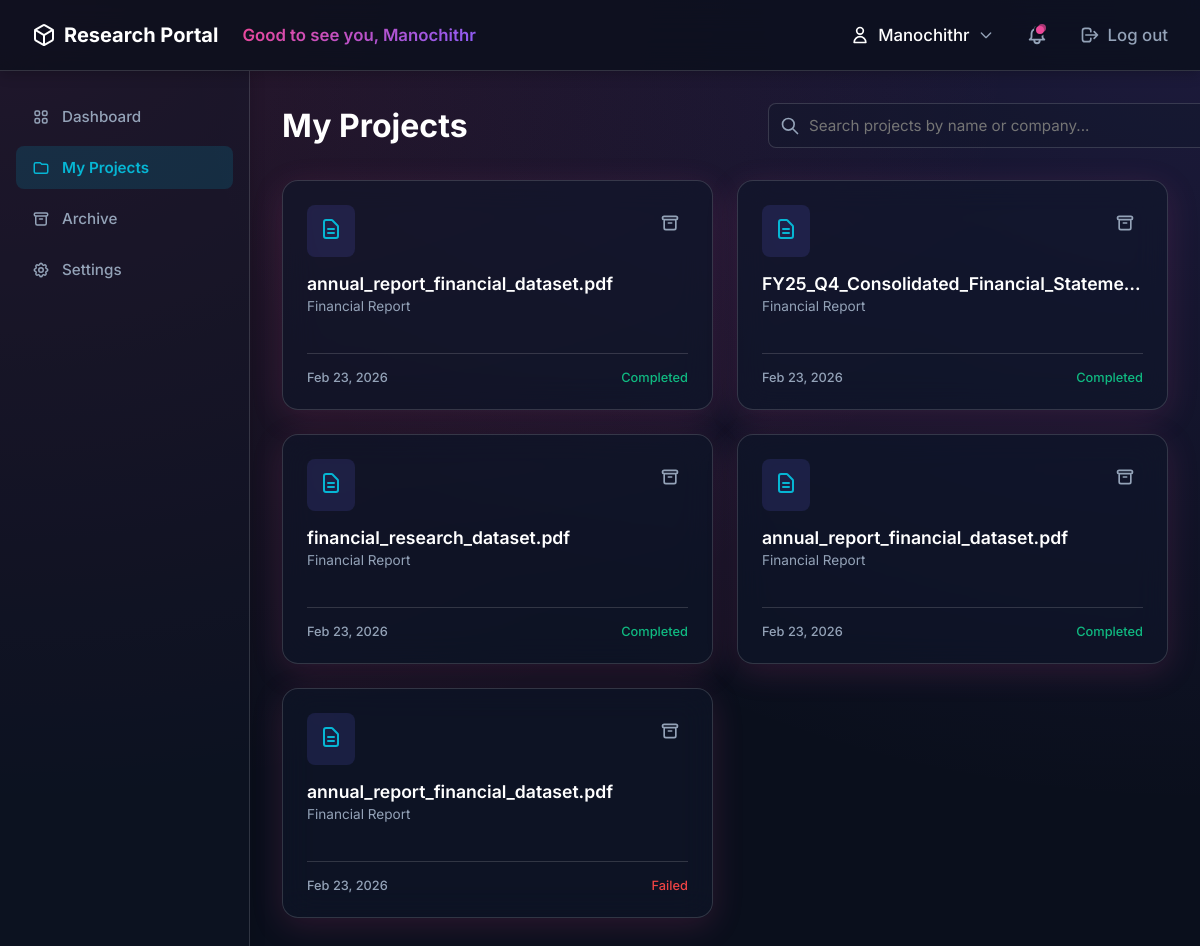
The app's page /projects (signed in) with its own data.
### models.py (models this page shows)
class User(UserMixin, db.Model):
    id = db.Column(db.Integer, primary_key=True)
    username = db.Column(db.String(150), unique=True, nullable=False)
    email = db.Column(db.String(150), unique=True, nullable=False)
    password_hash = db.Column(db.String(256), nullable=False)
    email_notifications = db.Column(db.Boolean, default=True)
    high_contrast_mode = db.Column(db.Boolean, default=False)
    auto_archive_projects = db.Column(db.Boolean, default=False)
    projects = db.relationship('ResearchProject', backref='user', lazy=True)

class ResearchProject(db.Model):
    id = db.Column(db.Integer, primary_key=True)
    user_id = db.Column(db.Integer, db.ForeignKey('user.id'), nullable=False)
    filename = db.Column(db.String(255), nullable=False)
    company_name = db.Column(db.String(255), default="Unknown")
    status = db.Column(db.String(50), default="Pending") # Pending, Completed, Failed
    extracted_data = db.Column(db.Text, nullable=True) # Will store JSON string
    is_archived = db.Column(db.Boolean, default=False)
    uploaded_at = db.Column(db.DateTime, default=datetime.utcnow)

### app.py (the view, shortened to what this page needs)
@app.route('/projects', methods=['GET'])
@login_required
def projects():
    projects = ResearchProject.query.filter_by(user_id=current_user.id, is_archived=False).order_by(ResearchProject.uploaded_at.desc()).all()
    return render_template('projects.html', projects=projects, title="My Projects")

### app.py (called while the page is built)
@login_manager.user_loader
def load_user(user_id):
    return User.query.get(int(user_id))

### templates/projects.html (shortened to what this page needs)
{% extends "base.html" %}
{% block content %}
<div class="dashboard-header"
    style="display: flex; justify-content: space-between; align-items: center; margin-bottom: var(--space-8); width: 100%;">
    <h1 style="margin: 0; font-size: 2rem; font-weight: 700;">My Projects</h1>
    <div class="search-container">
        <svg class="search-icon" fill="none" stroke="currentColor" viewBox="0 0 24 24" width="20" height="20">
            <path stroke-linecap="round" stroke-linejoin="round" stroke-width="2"
                d="M21 21l-6-6m2-5a7 7 0 11-14 0 7 7 0 0114 0z"></path>
        </svg>
        <input type="text" id="projectSearch" class="search-input" placeholder="Search projects by name or company..."
            onkeyup="filterProjects()">
    </div>
</div>
{% if projects %}
<div class="dashboard-grid">
    {% for project in projects %}
    <div class="grid-card" id="project-card-{{ project.id }}"
        onclick="window.location.href='{{ url_for('view_result', project_id=project.id) }}'">
        <div class="filing-header">
            <div class="filing-icon">
                <svg fill="none" stroke="currentColor" viewBox="0 0 24 24">
                    <path stroke-linecap="round" stroke-linejoin="round" stroke-width="2"
                        d="M9 12h6m-6 4h6m2 5H7a2 2 0 01-2-2V5a2 2 0 012-2h5.586a1 1 0 01.707.293l5.414 5.414a1 1 0 01.293.707V19a2 2 0 01-2 2z">
                    </path>
                </svg>
            </div>
            <button type="button" class="archive-btn" onclick="archiveProject(event, {{ project.id }})"
                aria-label="Archive Project">
                <svg fill="none" stroke="currentColor" viewBox="0 0 24 24" width="20" height="20">
                    <path stroke-linecap="round" stroke-linejoin="round" stroke-width="2"
                        d="M5 8h14M5 8a2 2 0 110-4h14a2 2 0 110 4M5 8v10a2 2 0 002 2h10a2 2 0 002-2V8m-9 4h4">
                    </path>
                </svg>
            </button>
        </div>
        <h3 class="filing-title">{{ project.filename }}</h3>
        <p class="filing-company">{{ project.company_name }}</p>
        <div class="filing-meta">
            <span>{{ project.uploaded_at.strftime('%b %d, %Y') }}</span>
            <span
                style="color: {% if project.status == 'Completed' %}var(--success){% elif project.status == 'Failed' %}var(--error){% else %}var(--primary){% endif %};">
                {{ project.status }}
            </span>
        </div>
    </div>
    {% endfor %}
</div>
{% endif %}
{% endblock %}

### templates/base.html (shortened to what this page needs)
<!DOCTYPE html>
<html lang="en">
<head>
</head>
<body class="{% if current_user.is_authenticated and current_user.high_contrast_mode %}high-contrast{% endif %}">
    <nav class="navbar">
        <a href="{{ url_for('index') }}" class="navbar-brand">
            Research Portal
        </a>
        {% if current_user.is_authenticated %}
        <div style="flex: 1; display: flex; align-items: center; padding-left: var(--space-6);">
            <span
                style="background: linear-gradient(135deg, var(--gradient-start), var(--gradient-end)); -webkit-background-clip: text; -webkit-text-fill-color: transparent; font-weight: 600; font-size: 1.05rem;">
                Good to see you, {{ current_user.username }}
            </span>
        </div>
        {% endif %}
        <div class="navbar-nav">
            {% if current_user.is_authenticated %}
            <div class="profile-dropdown">
                <span class="nav-link profile-toggle"
                    style="color: var(--text-main); font-size: 1.05rem; font-weight: 500; cursor: pointer; display: flex; align-items: center; gap: 8px;">
                    <svg fill="none" stroke="currentColor" viewBox="0 0 24 24" width="20" height="20">
                        <path stroke-linecap="round" stroke-linejoin="round" stroke-width="2"
                            d="M16 7a4 4 0 11-8 0 4 4 0 018 0zM12 14a7 7 0 00-7 7h14a7 7 0 00-7-7z"></path>
                    </svg>
                    {{ current_user.username }}
                    <svg fill="none" stroke="currentColor" viewBox="0 0 24 24" width="16" height="16"
                        style="color: var(--text-muted);">
                        <path stroke-linecap="round" stroke-linejoin="round" stroke-width="2" d="M19 9l-7 7-7-7"></path>
                    </svg>
                </span>
            </div>
            <div style="position: relative; display: flex; align-items: center; justify-content: center; cursor: pointer; padding: 8px; border-radius: 50%; transition: background 0.2s;"
                onmouseover="this.style.background='rgba(255,255,255,0.05)'"
                onmouseout="this.style.background='transparent'">
                <div
                    style="position: absolute; top: 8px; right: 10px; width: 8px; height: 8px; background-color: var(--gradient-start); border-radius: 50%; opacity: 0.7; animation: ping 2s cubic-bezier(0, 0, 0.2, 1) infinite;">
                </div>
            </div>
            <a href="{{ url_for('auth.logout') }}" class="nav-link"
                style="font-size: 1.05rem; display: flex; align-items: center; gap: 8px;">
                <svg fill="none" stroke="currentColor" viewBox="0 0 24 24" width="20" height="20">
                    <path stroke-linecap="round" stroke-linejoin="round" stroke-width="2"
                        d="M17 16l4-4m0 0l-4-4m4 4H7m6 4v1a3 3 0 01-3 3H6a3 3 0 01-3-3V7a3 3 0 013-3h4a3 3 0 013 3v1">
                    </path>
                </svg>
                Log out
            </a>
            {% else %}
            <a href="{{ url_for('auth.login') }}" class="nav-link" style="font-size: 1.05rem;">Log in</a>
            <a href="{{ url_for('auth.signup') }}" class="btn-gradient">Sign up</a>
            {% endif %}
        </div>
    </nav>
    <div class="dashboard-layout">
        {% if current_user.is_authenticated and not hide_sidebar %}
        <aside class="sidebar">
            <div class="sidebar-nav">
                <a href="{{ url_for('dashboard') }}"
                    class="sidebar-link {% if request.endpoint == 'dashboard' %}active{% endif %}">
                    Dashboard
                </a>
                <a href="{{ url_for('projects') }}"
                    class="sidebar-link {% if request.endpoint == 'projects' %}active{% endif %}">
                    <svg fill="none" stroke="currentColor" viewBox="0 0 24 24">
                        <path stroke-linecap="round" stroke-linejoin="round" stroke-width="2"
                            d="M3 7v10a2 2 0 002 2h14a2 2 0 002-2V9a2 2 0 00-2-2h-6l-2-2H5a2 2 0 00-2 2z"></path>
                    </svg>
                    My Projects
                </a>
                <a href="{{ url_for('archive') }}"
                    class="sidebar-link {% if request.endpoint == 'archive' %}active{% endif %}">
                    <svg fill="none" stroke="currentColor" viewBox="0 0 24 24">
                        <path stroke-linecap="round" stroke-linejoin="round" stroke-width="2"
                            d="M5 8h14M5 8a2 2 0 110-4h14a2 2 0 110 4M5 8v10a2 2 0 002 2h10a2 2 0 002-2V8m-9 4h4">
                        </path>
                    </svg>
                    Archive
                </a>
                <a href="{{ url_for('settings') }}"
                    class="sidebar-link {% if request.endpoint == 'settings' %}active{% endif %}">
                    Settings
                </a>
            </div>
        </aside>
        {% endif %}
        <main class="main-content">
            {% block content %}{% endblock %}
        </main>
    </div>
</body>
</html>

### templates/base.html (style rules this page uses)
:root { --bg-color: #0A0F1C; --text-main: #FFFFFF; --text-muted: #94A3B8; --primary: #06B6D4; --primary-hover: #0891B2; --gradient-start: #EC4899; --gradient-end: #8B5CF6; --glass-bg: rgba(15, 23, 42, 0.6); --glass-border: rgba(255, 255, 255, 0.15); --glass-shadow: 0 8px 32px rgba(236, 72, 153, 0.15); --error: #EF4444; --success: #10B981; --space-1: 4px; --space-2: 8px; --space-3: 12px; --space-4: 16px; --space-5: 20px; --space-6: 24px; --space-8: 32px; --space-10: 40px; --space-12: 48px; --space-16: 64px; --space-20: 80px; --btn-min-height: 44px; --content-max-width: 1240px; }
body { font-family: 'Inter', -apple-system, BlinkMacSystemFont, "Segoe UI", Roboto, sans-serif; background-color: var(--bg-color); color: var(--text-main); margin: 0; min-height: 100vh; display: flex; flex-direction: column; background-image: radial-gradient(at 0% 0%, rgba(236, 72, 153, 0.15) 0px, transparent 60%), radial-gradient(at 100% 0%, rgba(139, 92, 246, 0.15) 0px, transparent 60%); background-attachment: fixed; }
.navbar { display: flex; justify-content: space-between; align-items: center; padding: var(--space-4) var(--space-8); background: rgba(10, 15, 28, 0.8); backdrop-filter: blur(16px); -webkit-backdrop-filter: blur(16px); border-bottom: 1px solid var(--glass-border); box-shadow: 0 4px 12px rgba(0, 0, 0, 0.2); position: sticky; top: 0; z-index: 100; }
.navbar-brand { font-size: 1.25rem; font-weight: 700; color: var(--text-main); text-decoration: none; display: flex; align-items: center; gap: var(--space-2); }
.navbar-nav { display: flex; gap: var(--space-6); align-items: center; }
.nav-link { color: var(--text-muted); text-decoration: none; font-size: 0.95rem; font-weight: 500; transition: color 0.2s ease; }
.dashboard-layout { display: flex; flex: 1; width: 100%; }
.sidebar { width: 250px; background: rgba(15, 23, 42, 0.4); border-right: 1px solid var(--glass-border); box-shadow: 4px 0 12px rgba(0, 0, 0, 0.1); padding: var(--space-6) var(--space-4); display: flex; flex-direction: column; box-sizing: border-box; }
.sidebar-nav { display: flex; flex-direction: column; gap: var(--space-2); }
.sidebar-link { display: flex; align-items: center; gap: var(--space-3); padding: var(--space-3) var(--space-4); color: var(--text-muted); text-decoration: none; border-radius: var(--space-2); font-size: 0.95rem; font-weight: 500; transition: all 0.2s ease; }
.sidebar-link svg { width: 18px; height: 18px; flex-shrink: 0; transition: color 0.2s ease; }
.sidebar-link.active { color: var(--primary); background: rgba(6, 182, 212, 0.15); font-weight: 600; }
.main-content { flex: 1; display: flex; flex-direction: column; width: 100%; max-width: var(--content-max-width); margin: 0 auto; padding: var(--space-8) var(--space-8); box-sizing: border-box; }
.profile-dropdown { position: relative; display: inline-flex; align-items: center; }

### records on screen
User: username "Manochithr"
ResearchProject: filename "annual_report_financial_dataset.pdf", company_name "Financial Report", uploaded_at "Feb 23, 2026", status "Completed"
ResearchProject: filename "FY25_Q4_Consolidated_Financial_Stateme…", company_name "Financial Report", uploaded_at "Feb 23, 2026", status "Completed"
ResearchProject: filename "financial_research_dataset.pdf", company_name "Financial Report", uploaded_at "Feb 23, 2026", status "Completed"
ResearchProject: filename "annual_report_financial_dataset.pdf", company_name "Financial Report", uploaded_at "Feb 23, 2026", status "Completed"
ResearchProject: filename "annual_report_financial_dataset.pdf", company_name "Financial Report", uploaded_at "Feb 23, 2026", status "Failed"
